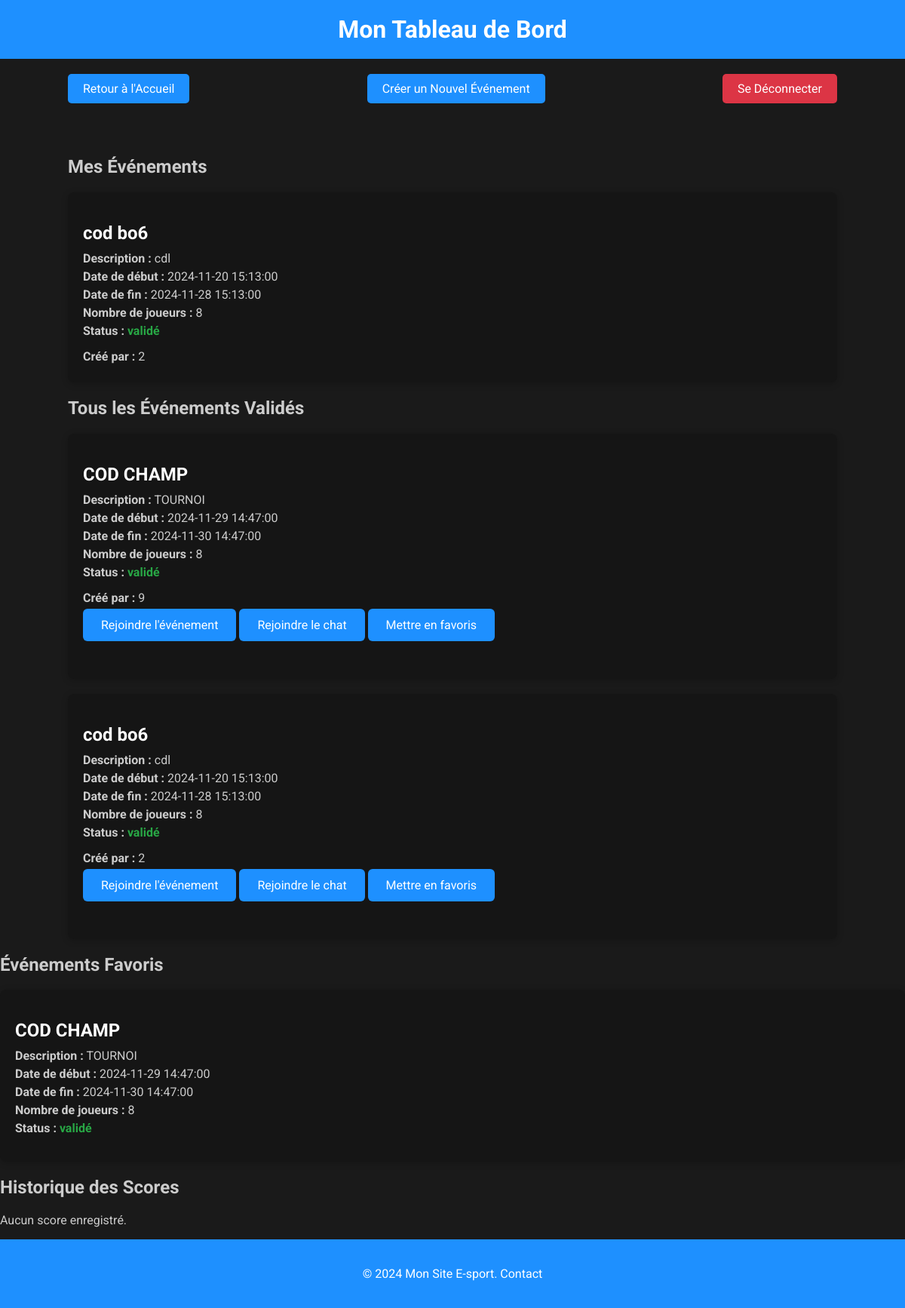
The app's page /dashboard.php (signed in) with its own data.
### tables this page shows
CREATE TABLE `events` (
  `id` int(11) NOT NULL,
  `title` varchar(255) NOT NULL,
  `start_date` datetime NOT NULL,
  `end_date` datetime NOT NULL,
  `player_count` int(11) NOT NULL,
  `status` enum('en attente','validé','refusé') DEFAULT 'en attente',
  `score` varchar(255) DEFAULT NULL,
  `created_by` int(11) NOT NULL,
  `validated_by` int(11) DEFAULT NULL,
  `description` text DEFAULT NULL,
  `username` varchar(50) DEFAULT NULL,
  `image_url` varchar(255) DEFAULT NULL,
  `image` varchar(255) DEFAULT NULL,
  `images` varchar(255) DEFAULT NULL
);

### dashboard.php (the view, shortened to what this page needs)
<?php
include('config.php');
$stmt_events_user = $pdo->prepare("SELECT * FROM events WHERE created_by = ? AND status = 'validé' ORDER BY start_date DESC");
$stmt_events_user->execute([$_SESSION['user_id']]);
$events_user = $stmt_events_user->fetchAll();
$stmt_events_all = $pdo->prepare("SELECT * FROM events WHERE status = 'validé' ORDER BY start_date DESC");
$stmt_events_all->execute();
$events_all = $stmt_events_all->fetchAll();
$stmt_favorites = $pdo->prepare("SELECT events.* FROM events
                                JOIN favorites ON events.id = favorites.event_id
                                WHERE favorites.user_id = ?
                                ORDER BY events.start_date DESC");
$stmt_favorites->execute([$_SESSION['user_id']]);
$favorites = $stmt_favorites->fetchAll();
$stmt_scores = $pdo->prepare("
    SELECT s.score, e.title AS event_title, e.start_date, e.end_date, s.username
    FROM scores s
    JOIN events e ON s.event_id = e.id
    WHERE s.username = ? AND e.end_date < NOW()
    ORDER BY e.end_date DESC
");
$stmt_scores->execute([$_SESSION['username']]);
$scores = $stmt_scores->fetchAll();
?>
<!DOCTYPE html>
<html lang="fr">
<head>
</head>
<body>
    <h1>Mon Tableau de Bord</h1>
    <div class="container">
        <div class="dashboard-header">
            <a href="index.html" class="button">Retour à l'Accueil</a>
            <a href="create_event.php" class="button">Créer un Nouvel Événement</a>
            <a href="logout.php" class="button" style="background-color: #dc3545;">Se Déconnecter</a>
        </div>
        <h2>Mes Événements</h2>
        <?php if ($events_user): ?>
            <?php foreach ($events_user as $event): ?>
                <div class="event-card">
                    <h2><?= htmlspecialchars($event['title']); ?></h2>
                    <p><strong>Description :</strong> <?= htmlspecialchars($event['description']); ?></p>
                    <p><strong>Date de début :</strong> <?= htmlspecialchars($event['start_date']); ?></p>
                    <p><strong>Date de fin :</strong> <?= htmlspecialchars($event['end_date']); ?></p>
                    <p><strong>Nombre de joueurs :</strong> <?= htmlspecialchars($event['player_count']); ?></p>
                    <p><strong>Status :</strong>
                        <span class="event-status <?= strtolower($event['status']); ?>">
                            <?= htmlspecialchars($event['status']); ?>
                        </span>
                    </p>
                    <div class="event-card-footer">
                        <p><strong>Créé par :</strong> <?= htmlspecialchars($event['created_by']); ?></p>
                    </div>
                </div>
            <?php endforeach; ?>
        <?php else: ?>
            <p>Aucun événement validé trouvé.</p>
        <?php endif; ?>
        <h2>Tous les Événements Validés</h2>
        <?php if ($events_all): ?>
            <?php foreach ($events_all as $event): ?>
                <div class="event-card">
                    <h2><?= htmlspecialchars($event['title']); ?></h2>
                    <p><strong>Description :</strong> <?= htmlspecialchars($event['description']); ?></p>
                    <p><strong>Date de début :</strong> <?= htmlspecialchars($event['start_date']); ?></p>
                    <p><strong>Date de fin :</strong> <?= htmlspecialchars($event['end_date']); ?></p>
                    <p><strong>Nombre de joueurs :</strong> <?= htmlspecialchars($event['player_count']); ?></p>
                    <p><strong>Status :</strong>
                        <span class="event-status <?= strtolower($event['status']); ?>">
                            <?= htmlspecialchars($event['status']); ?>
                        </span>
                    </p>
                    <div class="event-card-footer">
                        <p><strong>Créé par :</strong> <?= htmlspecialchars($event['created_by']); ?></p>
                    </div>
                    <a href="join_event.php?event_id=<?= $event['id'] ?>" class="button">Rejoindre l'événement</a>
                    <a href="chat_event.php?event_id=<?= $event['id'] ?>" class="button">Rejoindre le chat</a>
                    <a href="dashboard.php?add_favorite=<?= $event['id']; ?>" class="button">Mettre en favoris</a>
                </div>
            <?php endforeach; ?>
        <?php else: ?>
            <p>Aucun événement validé pour le moment.</p>
        <?php endif; ?>
    </div>
    <h2>Événements Favoris</h2>
    <?php if ($favorites): ?>
        <?php foreach ($favorites as $event): ?>
            <div class="event-card">
                <h2><?= htmlspecialchars($event['title']); ?></h2>
                <p><strong>Description :</strong> <?= htmlspecialchars($event['description']); ?></p>
                <p><strong>Date de début :</strong> <?= htmlspecialchars($event['start_date']); ?></p>
                <p><strong>Date de fin :</strong> <?= htmlspecialchars($event['end_date']); ?></p>
                <p><strong>Nombre de joueurs :</strong> <?= htmlspecialchars($event['player_count']); ?></p>
                <p><strong>Status :</strong>
                    <span class="event-status <?= strtolower($event['status']); ?>">
                        <?= htmlspecialchars($event['status']); ?>
                    </span>
                </p>
            </div>
        <?php endforeach; ?>
    <?php else: ?>
        <p>Aucun événement favori pour le moment.</p>
    <?php endif; ?>
    <h2>Historique des Scores</h2>
    <?php if ($scores): ?>
        <?php foreach ($scores as $score): ?>
            <div class="score-card">
                <h3><?= htmlspecialchars($score['event_title']); ?></h3>
                <p><strong>Date de l'événement :</strong> <?= htmlspecialchars($score['start_date']); ?> - <?= htmlspecialchars($score['end_date']); ?></p>
                <p><strong>Score :</strong> <?= htmlspecialchars($score['score']); ?></p>
                <p><strong>Joueur :</strong> <?= htmlspecialchars($score['username']); ?></p>
            </div>
        <?php endforeach; ?>
    <?php else: ?>
        <p>Aucun score enregistré.</p>
    <?php endif; ?>
    <footer>
        <p>&copy; 2024 Mon Site E-sport. <a href="contact.php">Contact</a></p>
    </footer>
</body>
</html>

### dashboard.php (style rules this page uses)
body { font-family: 'Roboto', sans-serif; background-color: #1a1a1a; color: #ccc; margin: 0; padding: 0; }
h1 { text-align: center; background-color: #1E90FF; color: white; padding: 20px; margin: 0; font-size: 32px; }
.container { width: 85%; margin: 20px auto; }
.button { padding: 12px 24px; background-color: #1E90FF; color: white; border: none; border-radius: 6px; cursor: pointer; text-decoration: none; margin-bottom: 30px; font-size: 16px; display: inline-block; }
.dashboard-header { display: flex; justify-content: space-between; align-items: center; margin-bottom: 40px; }
.dashboard-header a { padding: 10px 20px; background-color: #1E90FF; color: white; text-decoration: none; border-radius: 5px; font-size: 16px; }
.event-card { background-color: rgba(0, 0, 0, 0.2); border-radius: 8px; box-shadow: 0 2px 10px rgba(0, 0, 0, 0.2); margin-bottom: 20px; padding: 20px; transition: transform 0.2s ease; }
.event-card h2 { font-size: 24px; margin-bottom: 10px; color: white; }
.event-card p { font-size: 16px; color: #ccc; margin: 5px 0; }
.event-status { font-weight: bold; color: #28a745; }
.event-card-footer { margin-top: 15px; font-size: 14px; color: #888; }
footer { text-align: center; padding: 20px; background-color: #1E90FF; color: white; }
footer a { color: white; text-decoration: none; }

### records on screen
events: title "cod bo6", description "cdl", start_date "2024-11-20 15:13:00", end_date "2024-11-28 15:13:00", player_count "8", status "validé", created_by "2"
events: title "COD CHAMP", description "TOURNOI", start_date "2024-11-29 14:47:00", end_date "2024-11-30 14:47:00", player_count "8", status "validé", created_by "9"
